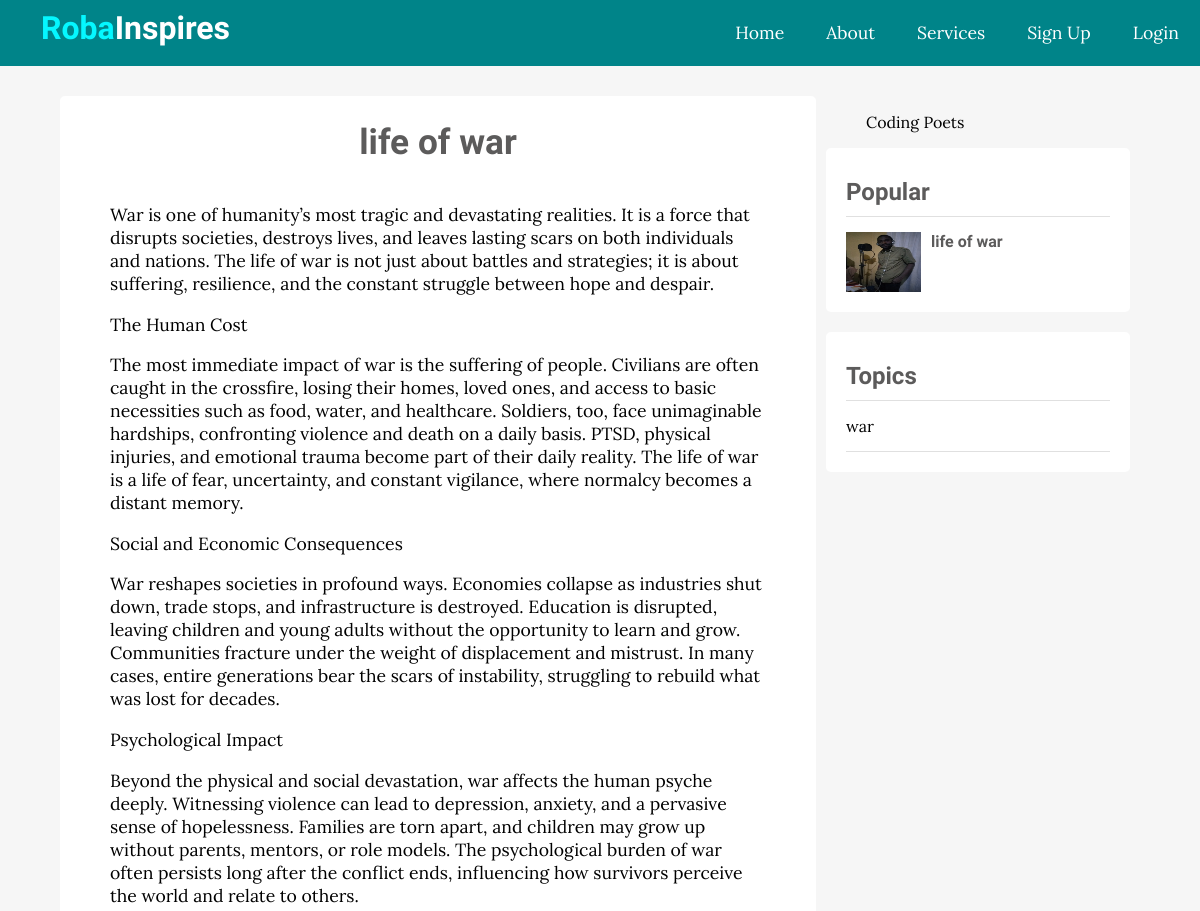
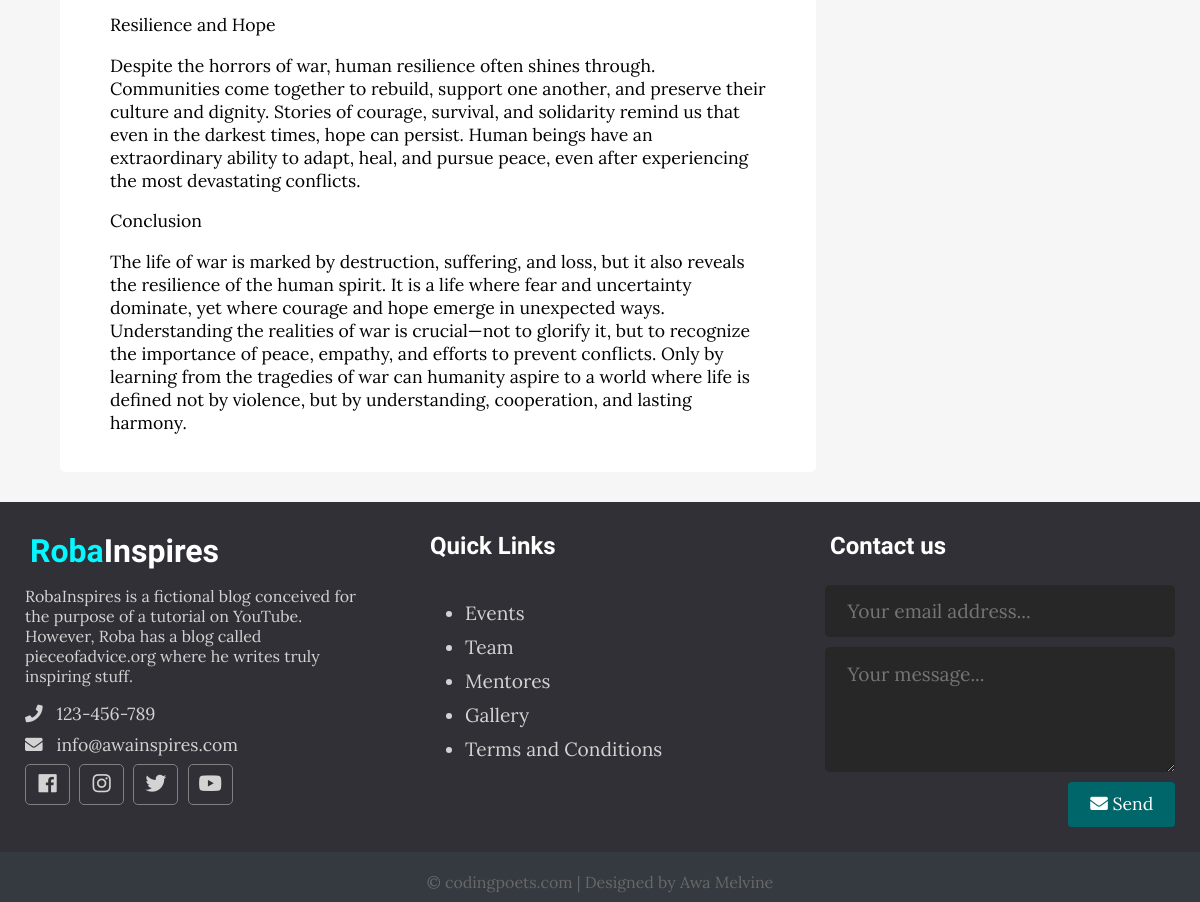
/single.php?id=85, run on the app's committed database (2 pictures, top to bottom).
### tables this page shows
CREATE TABLE `post` (
  `id` int(11) NOT NULL,
  `user_id` int(11) NOT NULL,
  `topic_id` int(11) DEFAULT NULL,
  `title` varchar(255) NOT NULL,
  `image` varchar(255) DEFAULT NULL,
  `body` text NOT NULL,
  `publish` tinyint(1) DEFAULT 0,
  `created_at` datetime NOT NULL DEFAULT current_timestamp()
);

CREATE TABLE `topics` (
  `id` int(11) NOT NULL,
  `name` varchar(100) NOT NULL,
  `description` text NOT NULL
);

### app/database/db.php (called while the page is built, shortened)
<?php
require('conn.php');
function executeQuery($sql,$data){
    global $conn;
    $stmt=$conn->prepare($sql);
    $values=array_values($data);
    $types=str_repeat('s',count($values));
    $stmt->bind_param($types,...$values);
    $stmt->execute();
    return $stmt;
}
function selectAll($table,$conditions = []){
global $conn;
$sql="SELECT * FROM  $table";
if (empty($conditions)) {
    $stmt=$conn->prepare($sql);
    $stmt->execute();
    $records=$stmt->get_result()->fetch_all(MYSQLI_ASSOC);
    return $records;
}else {
    $i=0;
    foreach ($conditions as $key => $value) {
        if ($i===0) {
            $sql=$sql . " WHERE $key= ?";
        } else {
            $sql=$sql . " AND $key= ?";
        }
        $i++;
    }
    $stmt=executeQuery($sql,$conditions);
    $records=$stmt->get_result()->fetch_all(MYSQLI_ASSOC);
    return $records;
}
}
function selectOne($table,$conditions){
$sql="SELECT * FROM  $table";
    $i=0;
    foreach ($conditions as $key => $value) {
        if ($i===0) {
            $sql=$sql . " WHERE $key= ?";
        } else {
            $sql=$sql . " AND $key= ?";
        }
        $i++;
    }
    $sql=$sql . " LIMIT 1";
    $stmt=executeQuery($sql,$conditions);
    $records=$stmt->get_result()->fetch_assoc();
    return $records;
}

### app/controllers/post.php (called while the page is built, shortened)
<?php
include(ROOT_PATH . '/app/database/db.php');
$table='post';
$topics=selectAll('topics');
$posts=selectAll($table);

### single.php (the view, shortened to what this page needs)
<?php
include(ROOT_PATH . '/app/controllers/post.php');
if (isset($_GET['id'])) {
  $post=selectOne('post',['id'=>$_GET['id']]);
}
$topics=selectAll('topics');
$posts=selectAll('post',['publish'=>1]);
?>
<!DOCTYPE html>
<html lang="en">
<head>
  <link rel="stylesheet" href="https://use.fontawesome.com/releases/v5.7.2/css/all.css"
>
  <link rel="stylesheet" href="asset/css/style.css">
</head>
<body>
  <?php include(ROOT_PATH . '/app/includes/header.php'); ?>
  <div class="page-wrapper">
    <div class="content clearfix">
      <div class="main-content-wrapper">
        <div class="main-content single">
          <h1 class="post-title"><?php echo $post['title'];?></h1>
          <div class="post-content">
            <?php echo html_entity_decode($post['body']);?>
          </div>
        </div>
      </div>
      <div class="sidebar single">
        <div class="fb-page" data-href="https://web.facebook.com/codingpoets/" data-small-header="false"
          data-adapt-container-width="true" data-hide-cover="false" data-show-facepile="true">
          <blockquote cite="https://web.facebook.com/codingpoets/" class="fb-xfbml-parse-ignore"><a
              href="https://web.facebook.com/codingpoets/">Coding Poets</a></blockquote>
        </div>
        <div class="section popular">
          <h2 class="section-title">Popular</h2>
        <?php foreach ($posts as $p):?>
          <div class="post clearfix">
            <img src="<?php echo BASE_URL . '/asset/images/' . $p['image']; ?>" alt="">
            <a href="" class="title">
              <h4><?php echo $p['title'];?></h4>
            </a>
          </div>
        <?php endforeach;?>
        </div>
        <div class="section topics">
          <h2 class="section-title">Topics</h2>
          <ul>
             <?php foreach ($topics as  $topic):?>
              <li>
              <a href="<?php echo BASE_URL . '/index.php?t_id=' . $topic['id'] . '&name=' . $topic['name']; ?>">
                <?php echo $topic['name']; ?>
              </a>
              </li>
            <?php endforeach;?>
          </ul>
        </div>
      </div>
    </div>
  </div>
  <?php include("app/includes/footer.php")?>
</body>
</html>

### asset/css/style.css (style rules this page uses)
* { box-sizing: border-box }
html, body { height: 100%; padding: 0px; margin: 0px; background: #f6f6f6; font-family: 'Lora', serif; }
h1, h2, h3, h4, h5, h6 { font-family: 'Candal', serif; color: #5c5b5b; margin: 5px; }
a { text-decoration: none; color: inherit; }
.clearfix::after { content: ''; display: block; clear: both; }
.page-wrapper { min-height: 100%; }
.content { width: 90%; margin: 30px auto 30px; }
.content .main-content { width: 70%; float: left; }
.content .main-content.single { background: white; padding: 20px 50px; font-size: 1.1em; border-radius: 5px; }
.content .main-content.single .post-title { text-align: center; margin-bottom: 40px; }
.content .popular .post { border-top: 1px solid #e0e0e0; margin-top: 10px; padding-top: 10px; }
.content .popular .post img { height: 60px; width: 75px; float: left; margin-right: 10px; }
.content .sidebar { width: 30%; float: left; }
.content .sidebar.single { padding: 0px 10px; }
.content .sidebar .section { background: white; padding: 20px; border-radius: 5px; margin-bottom: 20px; }
.content .sidebar .section .section-title { margin: 10px 0px 10px 0px; }
.content .sidebar .section.topics ul { margin: 0px; padding: 0px; list-style: none; border-top: 1px solid #e0e0e0; }
.content .sidebar .section.topics ul li a { display: block; padding: 15px 0px 15px 0px; border-bottom: 1px solid #e0e0e0; transition: all 0.3s; }

### data on the page
post: title "life of war", body "War is one of humanity’s most tragic and devastating realities. It is a force that disrupts societies, destroys lives, and leaves lasting scars on both individuals and nations. The life of war is not just about battles and strategies; it is about suffering, resilience, and the constant struggle between hope and despair. The Human Cost The most immediate impact of war is the suffering of people. Civilians are often caught in the crossfire, losing their homes, loved ones, and access to basic necessities such as food, water, and healthcare. Soldiers, too, face unimaginable hardships, confronting violence and death on a daily basis. PTSD, physical injuries, and emotional trauma become part of…", image (picture)
topics: name "war"
